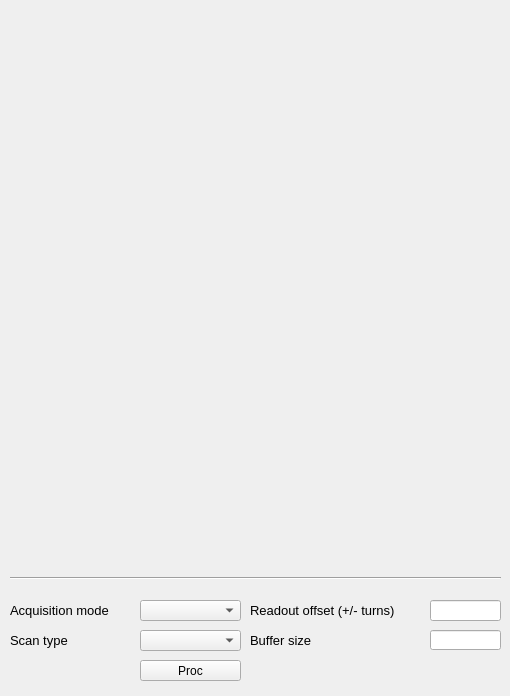
<?xml version="1.0" encoding="UTF-8"?>
<ui version="4.0">
 <class>TBTSYNTH</class>
 <widget class="QMainWindow" name="TBTSYNTH">
  <property name="geometry">
   <rect>
    <x>0</x>
    <y>0</y>
    <width>510</width>
    <height>696</height>
   </rect>
  </property>
  <property name="windowTitle">
   <string>Turn-by-Turn Synthetic</string>
  </property>
  <property name="Title" stdset="0">
   <string>TBT &gt;&gt; $(BPM)</string>
  </property>
  <widget class="QWidget" name="centralwidget">
   <widget class="caCartesianPlot" name="tbtddcsynth_x">
    <property name="geometry">
     <rect>
      <x>9</x>
      <y>9</y>
      <width>491</width>
      <height>275</height>
     </rect>
    </property>
    <property name="font">
     <font>
      <family>Sans</family>
      <pointsize>8</pointsize>
     </font>
    </property>
    <property name="Title" stdset="0">
     <string notr="true">Horizontal position</string>
    </property>
    <property name="TitleX">
     <string notr="true">Turns</string>
    </property>
    <property name="TitleY">
     <string notr="true">Position [nm]</string>
    </property>
    <property name="channels_1" stdset="0">
     <string notr="true">;$(BPM).X</string>
    </property>
    <property name="Style_1">
     <enum>caCartesianPlot::Lines</enum>
    </property>
    <property name="symbol_1">
     <enum>caCartesianPlot::Star1</enum>
    </property>
    <property name="color_1">
     <color>
      <red>255</red>
      <green>0</green>
      <blue>0</blue>
     </color>
    </property>
    <property name="plotMode">
     <enum>caCartesianPlot::PlotNPointsAndStop</enum>
    </property>
    <property name="countNumOrChannel" stdset="0">
     <string notr="true"/>
    </property>
    <property name="triggerChannel" stdset="0">
     <string notr="true"/>
    </property>
    <property name="foreground">
     <color alpha="0">
      <red>255</red>
      <green>255</green>
      <blue>255</blue>
     </color>
    </property>
    <property name="gridColor">
     <color>
      <red>0</red>
      <green>0</green>
      <blue>0</blue>
     </color>
    </property>
    <property name="XaxisScaling" stdset="0">
     <enum>caCartesianPlot::Auto</enum>
    </property>
    <property name="XaxisLimits">
     <string>0;100</string>
    </property>
    <property name="YaxisLimits">
     <string>-1000000;-900000</string>
    </property>
   </widget>
   <widget class="Line" name="line">
    <property name="geometry">
     <rect>
      <x>10</x>
      <y>570</y>
      <width>491</width>
      <height>16</height>
     </rect>
    </property>
    <property name="orientation">
     <enum>Qt::Horizontal</enum>
    </property>
   </widget>
   <widget class="caCartesianPlot" name="tbtddcsynth_y">
    <property name="geometry">
     <rect>
      <x>9</x>
      <y>290</y>
      <width>491</width>
      <height>275</height>
     </rect>
    </property>
    <property name="font">
     <font>
      <family>Sans</family>
      <pointsize>8</pointsize>
     </font>
    </property>
    <property name="Title" stdset="0">
     <string notr="true">Vertical position</string>
    </property>
    <property name="TitleX">
     <string notr="true">Turns</string>
    </property>
    <property name="TitleY">
     <string notr="true">Position [nm]</string>
    </property>
    <property name="channels_1" stdset="0">
     <string notr="true">;$(BPM).Y</string>
    </property>
    <property name="Style_1">
     <enum>caCartesianPlot::Lines</enum>
    </property>
    <property name="symbol_1">
     <enum>caCartesianPlot::Star1</enum>
    </property>
    <property name="color_1">
     <color>
      <red>33</red>
      <green>0</green>
      <blue>255</blue>
     </color>
    </property>
    <property name="channels_2" stdset="0">
     <string notr="true"/>
    </property>
    <property name="symbol_2">
     <enum>caCartesianPlot::Star2</enum>
    </property>
    <property name="color_2">
     <color>
      <red>6</red>
      <green>0</green>
      <blue>255</blue>
     </color>
    </property>
    <property name="plotMode">
     <enum>caCartesianPlot::PlotNPointsAndStop</enum>
    </property>
    <property name="countNumOrChannel" stdset="0">
     <string notr="true"/>
    </property>
    <property name="triggerChannel" stdset="0">
     <string notr="true"/>
    </property>
    <property name="foreground">
     <color alpha="0">
      <red>255</red>
      <green>255</green>
      <blue>255</blue>
     </color>
    </property>
    <property name="gridColor">
     <color>
      <red>0</red>
      <green>0</green>
      <blue>0</blue>
     </color>
    </property>
    <property name="XaxisScaling" stdset="0">
     <enum>caCartesianPlot::Auto</enum>
    </property>
    <property name="XaxisLimits">
     <string>0;100</string>
    </property>
    <property name="YaxisLimits">
     <string>-1000000;-900000</string>
    </property>
   </widget>
   <widget class="QLabel" name="label_19">
    <property name="geometry">
     <rect>
      <x>250</x>
      <y>630</y>
      <width>181</width>
      <height>20</height>
     </rect>
    </property>
    <property name="font">
     <font>
      <pointsize>10</pointsize>
     </font>
    </property>
    <property name="text">
     <string>Buffer size</string>
    </property>
   </widget>
   <widget class="QLabel" name="label_20">
    <property name="geometry">
     <rect>
      <x>10</x>
      <y>630</y>
      <width>131</width>
      <height>20</height>
     </rect>
    </property>
    <property name="font">
     <font>
      <pointsize>10</pointsize>
     </font>
    </property>
    <property name="text">
     <string>Scan type</string>
    </property>
   </widget>
   <widget class="QLabel" name="label_21">
    <property name="geometry">
     <rect>
      <x>250</x>
      <y>600</y>
      <width>181</width>
      <height>20</height>
     </rect>
    </property>
    <property name="font">
     <font>
      <pointsize>10</pointsize>
     </font>
    </property>
    <property name="text">
     <string>Readout offset (+/- turns)</string>
    </property>
   </widget>
   <widget class="QLabel" name="label_22">
    <property name="geometry">
     <rect>
      <x>10</x>
      <y>600</y>
      <width>131</width>
      <height>20</height>
     </rect>
    </property>
    <property name="font">
     <font>
      <pointsize>10</pointsize>
     </font>
    </property>
    <property name="text">
     <string>Acquisition mode</string>
    </property>
   </widget>
   <widget class="caMenu" name="tbtddcsynth_acqm">
    <property name="geometry">
     <rect>
      <x>140</x>
      <y>600</y>
      <width>101</width>
      <height>21</height>
     </rect>
    </property>
    <property name="font">
     <font>
      <family>Sans</family>
      <pointsize>8</pointsize>
     </font>
    </property>
    <property name="channel" stdset="0">
     <string notr="true">$(BPM).ACQM</string>
    </property>
   </widget>
   <widget class="caMenu" name="tbtddcsynth_scan">
    <property name="geometry">
     <rect>
      <x>140</x>
      <y>630</y>
      <width>101</width>
      <height>21</height>
     </rect>
    </property>
    <property name="font">
     <font>
      <family>Sans</family>
      <pointsize>8</pointsize>
     </font>
    </property>
    <property name="channel" stdset="0">
     <string notr="true">$(BPM).SCAN</string>
    </property>
   </widget>
   <widget class="caMessageButton" name="camessagebutton">
    <property name="geometry">
     <rect>
      <x>140</x>
      <y>660</y>
      <width>101</width>
      <height>21</height>
     </rect>
    </property>
    <property name="text">
     <string>Proc</string>
    </property>
    <property name="flat">
     <bool>false</bool>
    </property>
    <property name="fontScaleMode">
     <enum>EPushButton::WidthAndHeight</enum>
    </property>
    <property name="channel" stdset="0">
     <string notr="true">$(BPM).PROC</string>
    </property>
    <property name="background">
     <color>
      <red>255</red>
      <green>255</green>
      <blue>255</blue>
     </color>
    </property>
    <property name="pressMessage">
     <string notr="true">1</string>
    </property>
   </widget>
   <widget class="caTextEntry" name="tbtddcsynth_offs">
    <property name="geometry">
     <rect>
      <x>430</x>
      <y>600</y>
      <width>71</width>
      <height>21</height>
     </rect>
    </property>
    <property name="font">
     <font>
      <family>Monospace</family>
      <pointsize>10</pointsize>
     </font>
    </property>
    <property name="alignment">
     <set>Qt::AlignRight|Qt::AlignTrailing|Qt::AlignVCenter</set>
    </property>
    <property name="channel" stdset="0">
     <string notr="true">$(BPM).OFFS</string>
    </property>
    <property name="foreground">
     <color>
      <red>170</red>
      <green>0</green>
      <blue>0</blue>
     </color>
    </property>
    <property name="background">
     <color>
      <red>255</red>
      <green>255</green>
      <blue>127</blue>
     </color>
    </property>
    <property name="colorMode">
     <enum>caLineEdit::Static</enum>
    </property>
    <property name="fontScaleMode">
     <enum>caLineEdit::WidthAndHeight</enum>
    </property>
   </widget>
   <widget class="caTextEntry" name="tbtddcsynth_ngrp">
    <property name="geometry">
     <rect>
      <x>430</x>
      <y>630</y>
      <width>71</width>
      <height>20</height>
     </rect>
    </property>
    <property name="font">
     <font>
      <family>Monospace</family>
      <pointsize>9</pointsize>
     </font>
    </property>
    <property name="alignment">
     <set>Qt::AlignRight|Qt::AlignTrailing|Qt::AlignVCenter</set>
    </property>
    <property name="channel" stdset="0">
     <string notr="true">$(BPM).NGRP</string>
    </property>
    <property name="foreground">
     <color>
      <red>170</red>
      <green>0</green>
      <blue>0</blue>
     </color>
    </property>
    <property name="background">
     <color>
      <red>255</red>
      <green>255</green>
      <blue>127</blue>
     </color>
    </property>
    <property name="colorMode">
     <enum>caLineEdit::Static</enum>
    </property>
    <property name="precisionMode">
     <enum>caLineEdit::User</enum>
    </property>
    <property name="limitsMode">
     <enum>caLineEdit::User</enum>
    </property>
    <property name="maxValue">
     <double>100000.000000000000000</double>
    </property>
    <property name="minValue">
     <double>10.000000000000000</double>
    </property>
    <property name="fontScaleMode">
     <enum>caLineEdit::WidthAndHeight</enum>
    </property>
   </widget>
   <widget class="caRelatedDisplay" name="carelateddisplay_2">
    <property name="geometry">
     <rect>
      <x>430</x>
      <y>660</y>
      <width>71</width>
      <height>21</height>
     </rect>
    </property>
    <property name="font">
     <font>
      <pointsize>10</pointsize>
     </font>
    </property>
    <property name="background">
     <color>
      <red>252</red>
      <green>220</green>
      <blue>123</blue>
     </color>
    </property>
    <property name="labels">
     <string notr="true">Amplitudes</string>
    </property>
    <property name="files">
     <string notr="true">tbt_amplitudes</string>
    </property>
    <property name="args">
     <string notr="true">BPM=$(BPM)</string>
    </property>
   </widget>
   <widget class="caRelatedDisplay" name="carelateddisplay_3">
    <property name="geometry">
     <rect>
      <x>385</x>
      <y>660</y>
      <width>41</width>
      <height>21</height>
     </rect>
    </property>
    <property name="font">
     <font>
      <pointsize>10</pointsize>
     </font>
    </property>
    <property name="background">
     <color>
      <red>252</red>
      <green>220</green>
      <blue>123</blue>
     </color>
    </property>
    <property name="labels">
     <string notr="true">XY</string>
    </property>
    <property name="files">
     <string notr="true">tbt_xy</string>
    </property>
    <property name="args">
     <string notr="true">BPM=$(BPM)</string>
    </property>
   </widget>
  </widget>
 </widget>
 <customwidgets>
  <customwidget>
   <class>QwtPlot</class>
   <extends>QFrame</extends>
   <header>qwt_plot.h</header>
  </customwidget>
  <customwidget>
   <class>caMenu</class>
   <extends>QComboBox</extends>
   <header>caMenu</header>
  </customwidget>
  <customwidget>
   <class>caRelatedDisplay</class>
   <extends>QWidget</extends>
   <header>caRelatedDisplay</header>
  </customwidget>
  <customwidget>
   <class>caTextEntry</class>
   <extends>caLineEdit</extends>
   <header>caTextEntry</header>
  </customwidget>
  <customwidget>
   <class>caMessageButton</class>
   <extends>QPushButton</extends>
   <header>caMessageButton</header>
  </customwidget>
  <customwidget>
   <class>caLineEdit</class>
   <extends>QLineEdit</extends>
   <header>caLineEdit</header>
  </customwidget>
  <customwidget>
   <class>caCartesianPlot</class>
   <extends>QwtPlot</extends>
   <header>caCartesianPlot</header>
  </customwidget>
 </customwidgets>
 <resources/>
 <connections/>
</ui>
